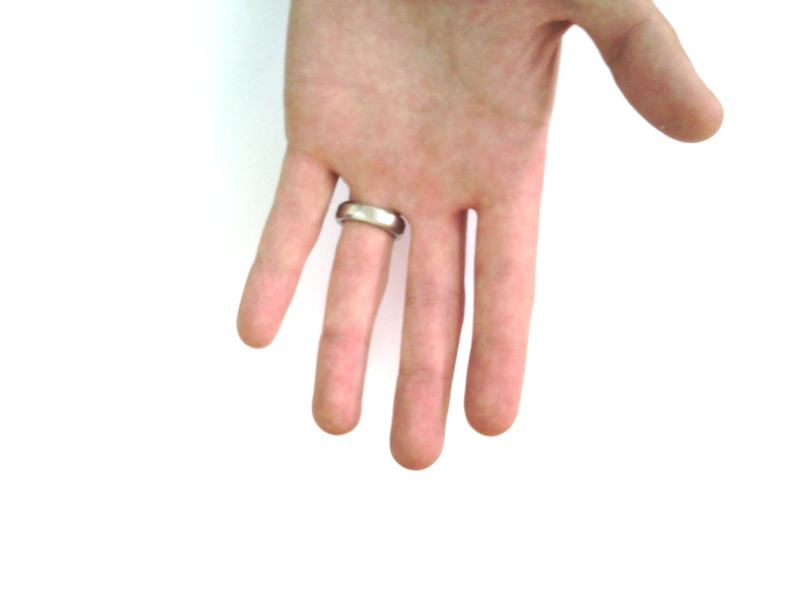
#> input picture data/test_hand.jpg, 1600 x 1200 px (shown at 1/2 size)
$ python -i automatic_fingertip_proposals.py   (imports and definitions only)   (older library calls are emulated)
#> lines starting #> are read from the running program, lines starting #| are printed output that depends on the picture; after the words box and inside, x2 and y2 are one past the last pixel; in counts of white or black regions, pixels touching at a corner belong together
from __future__ import annotations

import hashlib

import cv2

import numpy as np

from scipy.ndimage import gaussian_filter1d

from scipy.signal import find_peaks

def _ridge_seed(rgb, cx, tip_y, width):
    """Choose a bounded distal texture patch using the input image alone.

    Gradient coherence and band energy are observations, not proof of ridges.
    Matcher scores, identity labels and manual reference boxes are absent.
    """
    h,w=rgb.shape[:2];side=max(64,2*round(.65*width/2));trials=[]
    for fraction in (.55,.70,.85,1.,1.15):
        cy=round(tip_y+fraction*width);box=[round(cx)-side//2,cy-side//2,round(cx)+side//2,cy+side//2]
        a,b,c,d=box
        if a<0 or b<0 or c>w or d>h:continue
        gray=cv2.cvtColor(rgb[b:d,a:c],cv2.COLOR_RGB2GRAY).astype(np.float32)
        band=cv2.GaussianBlur(gray,(0,0),max(.8,.003*width))-cv2.GaussianBlur(gray,(0,0),max(2.,.018*width))
        gx=cv2.Sobel(band,cv2.CV_32F,1,0,ksize=3);gy=cv2.Sobel(band,cv2.CV_32F,0,1,ksize=3)
        sigma=max(2.,width*.025)
        xx=cv2.GaussianBlur(gx*gx,(0,0),sigma);yy=cv2.GaussianBlur(gy*gy,(0,0),sigma);xy=cv2.GaussianBlur(gx*gy,(0,0),sigma)
        coherence=np.sqrt((xx-yy)**2+4*xy**2)/(xx+yy+1e-6)
        rms=np.sqrt(np.maximum(0,cv2.GaussianBlur(band*band,(0,0),sigma)))
        reliable=(coherence>=.35)&(rms>=1.5)
        score=float(np.mean(np.minimum(rms,12.)*reliable))
        trials.append(dict(seed_roi=box,center_width_fraction=fraction,texture_score=round(score,6),reliable_texture_fraction=round(float(reliable.mean()),4)))
    if not trials:return None,[]
    best=max(trials,key=lambda t:(t['texture_score'],-abs(t['center_width_fraction']-.85)))
    return best['seed_roi'],trials

def detect_fingertips(image):
    rgb = np.asarray(image)
    if rgb.dtype != np.uint8 or rgb.ndim != 3 or rgb.shape[2] != 3 or min(rgb.shape[:2]) < 64:
        raise ValueError('Expected HxWx3 uint8 RGB with sides >=64')
    h, w = rgb.shape[:2]
#> h = 1200; w = 1600
    ratio = min(1., 1024/max(h,w))
#> ratio = 0.64
    small = cv2.resize(rgb, (round(w*ratio), round(h*ratio)), interpolation=cv2.INTER_AREA)
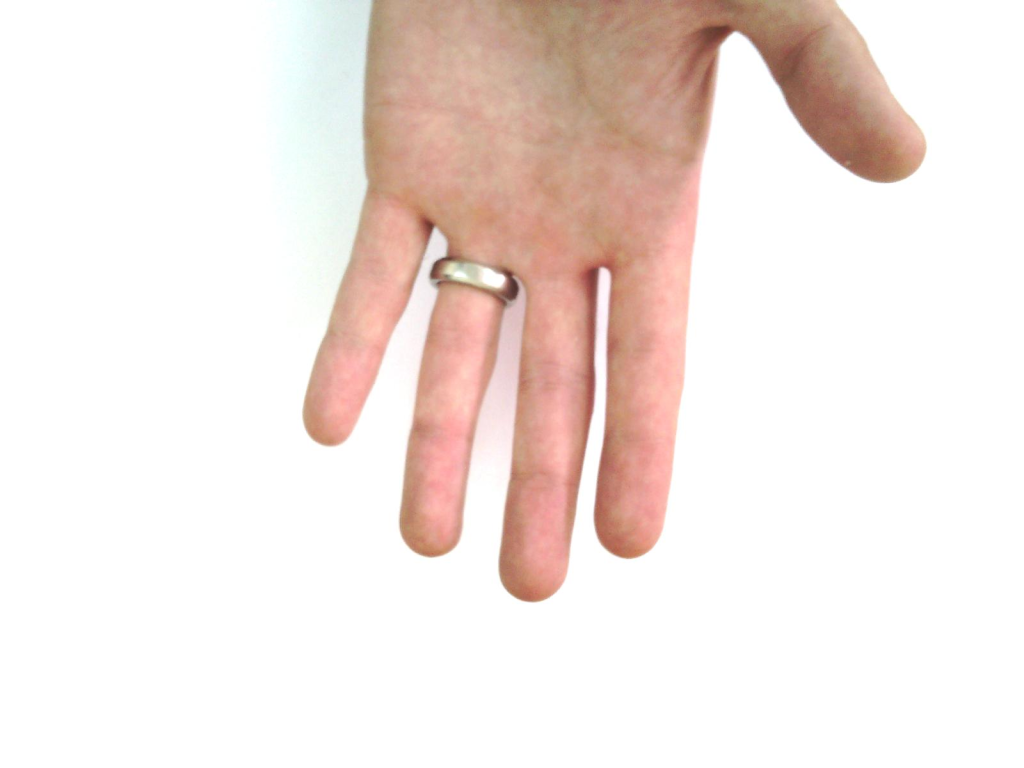
#> small: shape (768, 1024, 3); mean R, G, B 242.7, 230.8, 226.2
    sh, sw = small.shape[:2]
#> sh = 768; sw = 1024
    hsv = cv2.cvtColor(small, cv2.COLOR_RGB2HSV)
#> hsv: shape (768, 1024, 3); mean H, S, V 7.5, 21.3, 243.1
    ycrcb=cv2.cvtColor(small,cv2.COLOR_RGB2YCrCb)
#> ycrcb: shape (768, 1024, 3); mean of channels 0, 1, 2 233.8, 134.4, 123.7
    red = small[:,:,0].astype(np.int16); green=small[:,:,1].astype(np.int16)
#> after `red = small[:, :, 0].astype(np.int16)`:
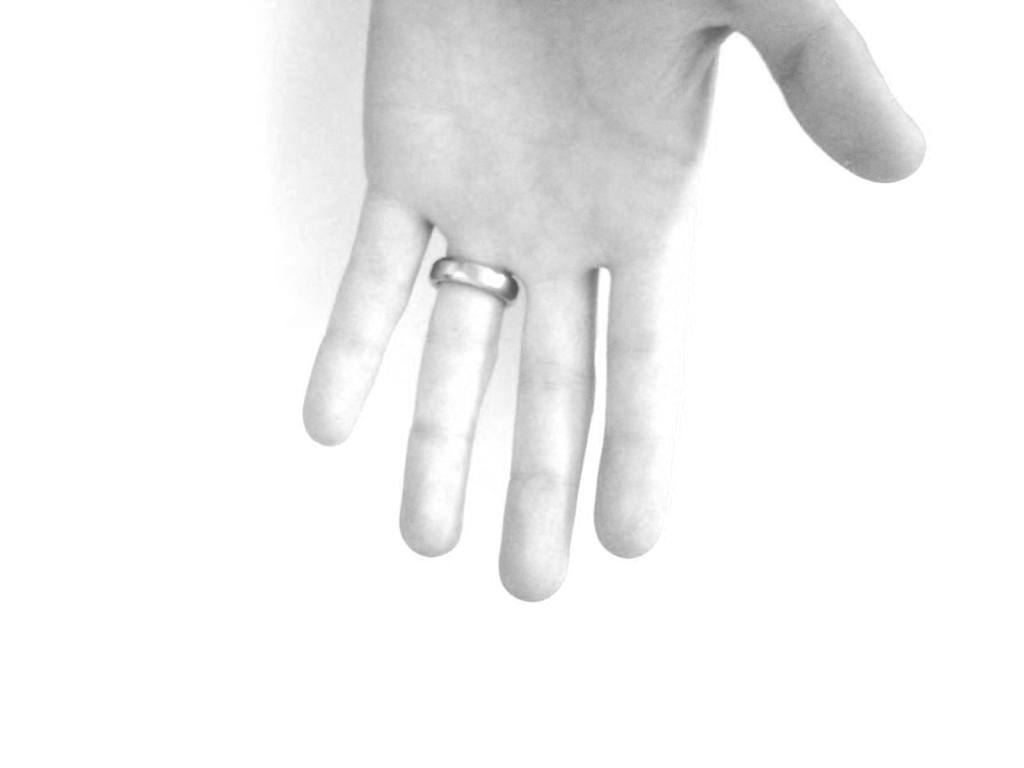
#> red: shape (768, 1024) int16; min 81, max 255, mean 242.7
#> after `green = small[:, :, 1].astype(np.int16)`:
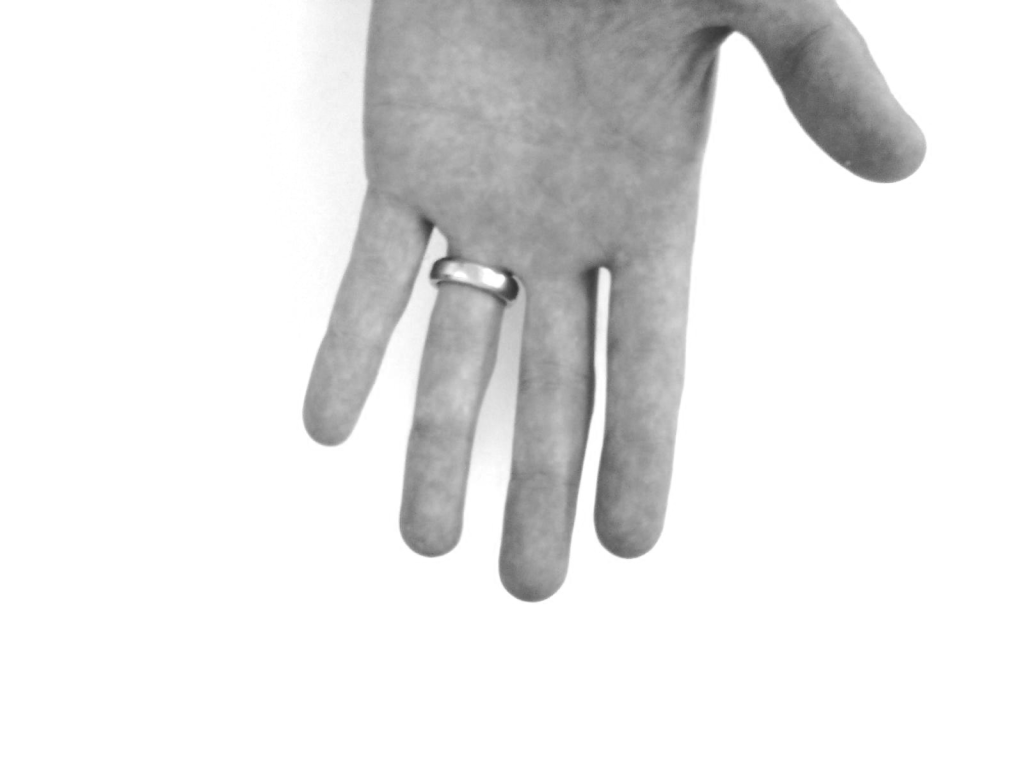
#> green: shape (768, 1024) int16; min 49, max 255, mean 230.8
    skin = ((hsv[:,:,1]>=25)&(hsv[:,:,2]>30)&(red-green>=np.maximum(5,.04*red))&(ycrcb[:,:,1]>=135)&(ycrcb[:,:,2]<=135)).astype(np.uint8)
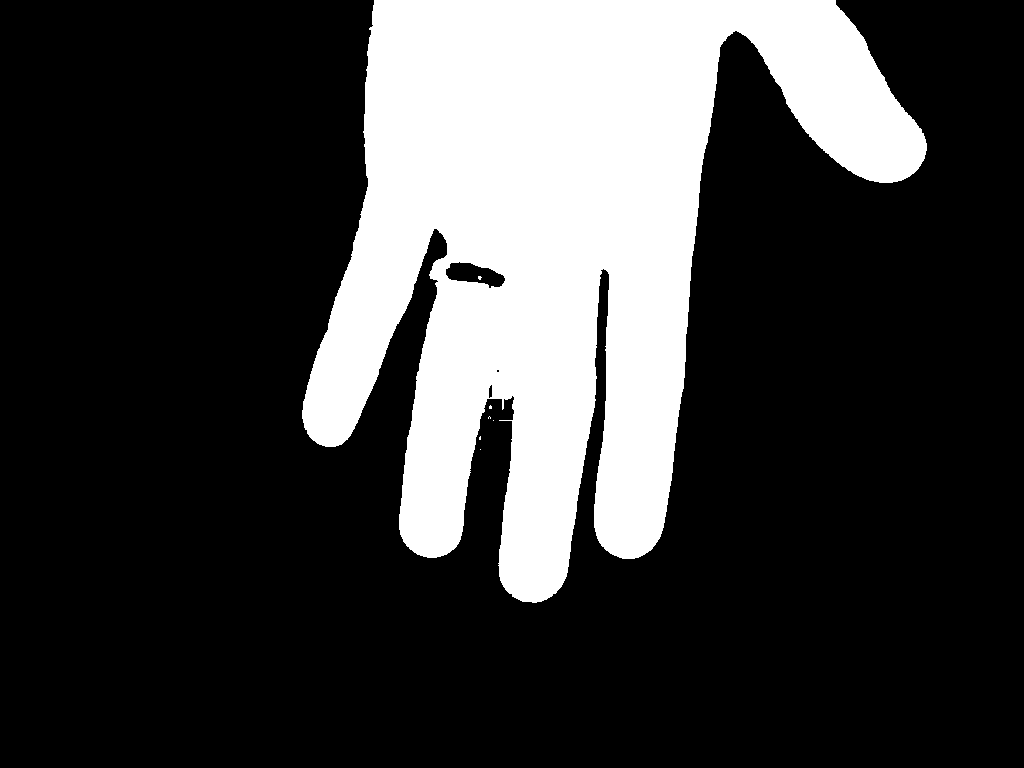
#> skin: shape (768, 1024); values 0 (black) and 1 (white), 24.3% white; 7 white regions (6 under 20 px), largest, box (x1, y1, x2, y2) and area: (302, 0, 927, 603) 190726
    skin = cv2.morphologyEx(skin,cv2.MORPH_CLOSE,cv2.getStructuringElement(cv2.MORPH_ELLIPSE,(7,7)))
#> skin: shape (768, 1024); values 0 (black) and 1 (white), 24.3% white; 4 white regions (3 under 20 px), largest, box (x1, y1, x2, y2) and area: (302, 0, 927, 603) 190976
    skin = cv2.morphologyEx(skin,cv2.MORPH_OPEN,cv2.getStructuringElement(cv2.MORPH_ELLIPSE,(5,5)))
#> skin: shape (768, 1024); values 0 (black) and 1 (white), 24.3% white; 1 white region, box (x1, y1, x2, y2) and area: (302, 0, 927, 603) 190909
    count, labels, stats, _ = cv2.connectedComponentsWithStats(skin, 8)
#> count = 2; stats = [[0, 0, 1024, 768, 595523], [302, 0, 625, 603, 190909]]
    candidates=[]; rejected=[]
    for label in range(1,count):
        sx,sy,bw,bh,area=map(int,stats[label])
        if area < sh*sw*.012 or bh < sh*.12: continue
        comp=labels==label
        top=np.full(sw,float(sh))
        for x in range(sx,sx+bw):
            ys=np.flatnonzero(comp[:,x])
            if len(ys):top[x]=ys[0]
        profile=gaussian_filter1d(top,3.)
        peaks, props=find_peaks(-profile,prominence=max(15.,sh*.018),distance=max(16,round(sw*.04)))
        for pi,x in enumerate(peaks):
            if not sx <= x < sx+bw:continue
            ys=np.flatnonzero(comp[:,x]);tip=int(ys[0])
            if tip <= 4:rejected.append(dict(reason='tip_clipped',x=int(x)));continue
            def row_run(y,expected_x):
                if not 0<=y<sh:return None
                xs=np.flatnonzero(comp[y]);near=xs[np.abs(xs-expected_x)<sw*.035]
                if not len(near):return None
                center=int(near[np.argmin(np.abs(near-expected_x))]);left=center;right=center+1
                while left>0 and comp[y,left-1]:left-=1
                while right<sw and comp[y,right]:right+=1
                return left,right
            initial=[row_run(tip+round(sh*f),int(x)) for f in (.025,.035,.045)]
            initial=[v for v in initial if v]
            if len(initial)<2:continue
            width=float(np.median([b-a for a,b in initial]))
            if not 20<=width<=sw*.28:continue
            rows=[row_run(tip+round(width*f),int(x)) for f in (.4,.6,.8,1.)]
            rows=[v for v in rows if v]
            if len(rows)<3:continue
            widths=np.array([b-a for a,b in rows],float);width=float(np.median(widths))
            centers=np.array([(a+b)/2 for a,b in rows]);prom=float(props['prominences'][pi])
            reason=None
            cap=row_run(tip+max(1,round(.08*width)),int(x))
            if width<20 or width/ratio<160:reason='too_small_for_existing_pad_pipeline'
            elif cap is None or (cap[1]-cap[0])/width>.9:reason='flat_top_not_a_rounded_fingertip'
            elif min(a for a,b in rows)<=3 or max(b for a,b in rows)>=sw-3:reason='side_clipped'
            elif width>sw*.28 or np.ptp(widths)/width>.45:reason='unstable_or_merged_width'
            elif np.ptp(centers)/width>.25:reason='tilted_finger_requires_review'
            elif prom < .65*width:reason='short_protrusion_requires_review'
            if reason:rejected.append(dict(reason=reason,x=int(x),tip_y=tip));continue
            cx=float(np.median(centers));cy=tip+.70*width
            native_width=width/ratio
            nx=round(cx/ratio);ny=round(cy/ratio)
            box,trials=_ridge_seed(rgb,nx,tip/ratio,native_width)
            if box is None:
                rejected.append(dict(reason='seed_outside_image',x=int(x)));continue
            if any(abs(nx-c['tip_xy'][0])<.55*min(native_width,c['width_native']) for c in candidates):continue
            candidates.append(dict(seed_roi=box,tip_xy=[round(x/ratio),round(tip/ratio)],
                width_native=round(native_width,2),prominence_width_ratio=round(prom/width,3),
                seed_selection='highest bounded distal band energy/coherence; no matcher',seed_trials=trials,
                status='fingertip_proposal_requires_confirmation',finger_identity=None,
                ridge_visibility_verified=False,hand_side=None))
#> this loop made 1 pass
#> after the loop, candidates = []; rejected = 1 item
    candidates.sort(key=lambda c:(c['tip_xy'][0],c['tip_xy'][1]))
    digest=hashlib.sha256(rgb.tobytes()).hexdigest()[:12]
#> digest = '7bec8019f4ce'
    for i,c in enumerate(candidates):c['candidate_id']=f'v2:{digest}:{i}'
#> this loop made 0 passes
    return dict(method='upright_skin_silhouette_v2',input_sha256=digest,candidates=candidates,
        rejected=rejected,manual_roi_used=False,matcher_scores_used=False,
        status='proposals_require_confirmation' if candidates else 'no_usable_fingertip_proposal',
        trained_detector=False,skin_tone_generalization_validated=False,
        automatic_detection_accuracy_validated=False,orientation_policy='near-upright only; rotate input explicitly')

>>> import cv2
>>> picture = cv2.cvtColor(cv2.imread('../../data/test_hand.jpg'), cv2.COLOR_BGR2RGB)
>>> result = detect_fingertips(picture)
#> result = 11 items
